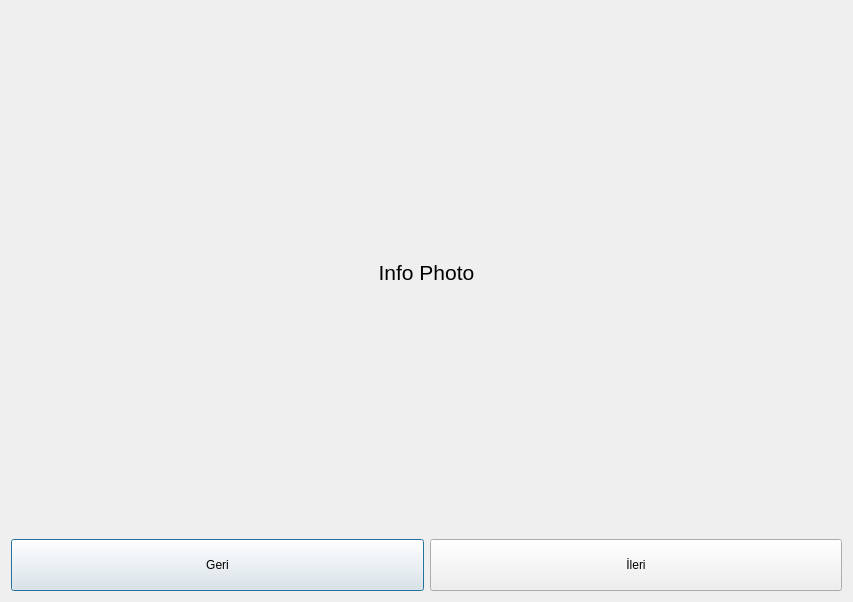
<?xml version="1.0" encoding="UTF-8"?>
<ui version="4.0">
 <class>InfoDialogs</class>
 <widget class="QDialog" name="InfoDialogs">
  <property name="geometry">
   <rect>
    <x>0</x>
    <y>0</y>
    <width>853</width>
    <height>602</height>
   </rect>
  </property>
  <property name="windowTitle">
   <string>Dialog</string>
  </property>
  <layout class="QVBoxLayout" name="verticalLayout" stretch="10,1">
   <item>
    <widget class="QLabel" name="label">
     <property name="sizePolicy">
      <sizepolicy hsizetype="Preferred" vsizetype="Expanding">
       <horstretch>0</horstretch>
       <verstretch>0</verstretch>
      </sizepolicy>
     </property>
     <property name="font">
      <font>
       <pointsize>16</pointsize>
      </font>
     </property>
     <property name="text">
      <string>Info Photo</string>
     </property>
     <property name="alignment">
      <set>Qt::AlignmentFlag::AlignCenter</set>
     </property>
    </widget>
   </item>
   <item>
    <layout class="QHBoxLayout" name="horizontalLayout">
     <property name="sizeConstraint">
      <enum>QLayout::SizeConstraint::SetMinimumSize</enum>
     </property>
     <item>
      <widget class="QPushButton" name="backButton">
       <property name="sizePolicy">
        <sizepolicy hsizetype="Minimum" vsizetype="Minimum">
         <horstretch>0</horstretch>
         <verstretch>0</verstretch>
        </sizepolicy>
       </property>
       <property name="text">
        <string>Geri</string>
       </property>
      </widget>
     </item>
     <item>
      <widget class="QPushButton" name="nextButton">
       <property name="sizePolicy">
        <sizepolicy hsizetype="Minimum" vsizetype="Minimum">
         <horstretch>0</horstretch>
         <verstretch>0</verstretch>
        </sizepolicy>
       </property>
       <property name="text">
        <string>İleri</string>
       </property>
      </widget>
     </item>
    </layout>
   </item>
  </layout>
 </widget>
 <resources/>
 <connections/>
</ui>
